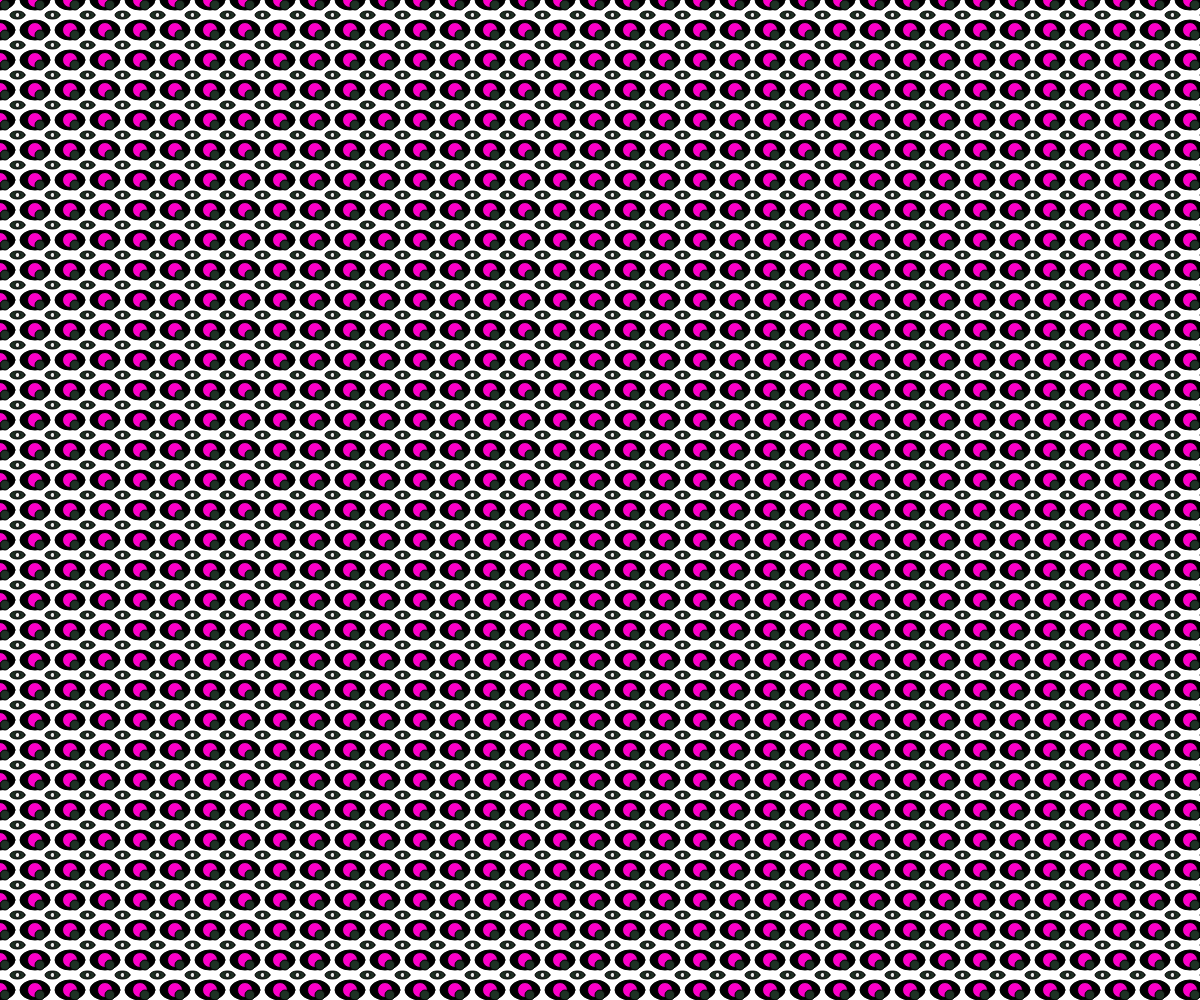
Frame 1 (no input)
Frame 60 (no input): identical to frame 1, image omitted
Frame 120 (the mouse pressed at the canvas centre since frame 60): identical to frame 1, image omitted

The p5.js sketch that drew this single still picture (run headless with seeded random() and noise() and a simulated clock; from frame 60 on, the mouse is pressed at the canvas centre):

// p5.js sketch
// ── sketch.js
function setup() {
  createCanvas(windowWidth, windowHeight);


  for(var x = 0; x <= width; x += 35) {
    for(var y = 0; y <= height; y += 30) {

       fill(0,0,0);
       ellipse(x,y,30,20);
       fill(250,0,200);
       ellipse(x,y,15)
       fill(30,49,36);
       ellipse(x+5,y+5,10);
       ellipse(x+17.5,y+15,15,8);
       fill(233,233,233);
       ellipse(x+17.5,y+15,5)
    }
  }


}
  

function draw() {
}
